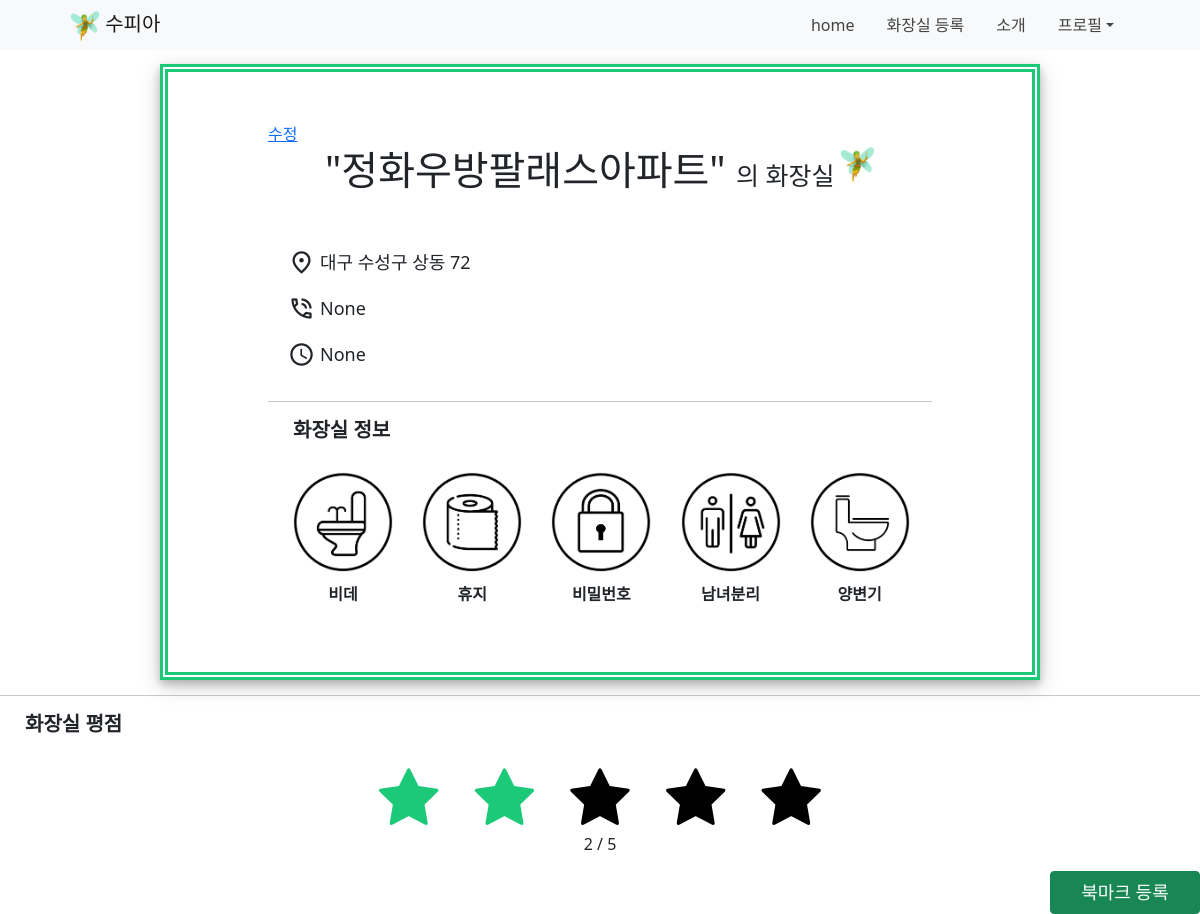
The page /2157/ (signed in) on the database its author committed.
### toilet/models.py (models this page shows, shortened)
class ToiletInfo(models.Model):
    squat = 0 # 좌변기
    toilet = 1 # 양변기
    unknown = 3
    TTYPE_CHOICE = [(squat, '좌변기'), (toilet, '양변기')]
    id = models.AutoField(primary_key=True)
    tname=models.CharField(max_length=200)
    tlocation=models.CharField(max_length=300)
    tlat = models.FloatField() #위도
    tlong = models.FloatField() #경도
    tnumber=models.CharField(max_length=200,null=True)
    topen=models.CharField(max_length=200,null=True)
    tbidget=models.BooleanField(null=True)
    tpaper=models.BooleanField(null=True)
    tpassword=models.BooleanField(null=True)
    tpublic=models.BooleanField(null=True)
    ttype=models.IntegerField(choices=TTYPE_CHOICE,
                                blank=True,
                                null=True,
                                default=unknown)

class Comment(models.Model):
    score=models.IntegerField(validators=[MinValueValidator(1), MaxValueValidator(5)])
    author = models.ForeignKey(User, on_delete=models.CASCADE)
    toilet = models.ForeignKey(ToiletInfo, on_delete=models.CASCADE)

### toilet/views.py (the view)
# urls.py: path('<int:id>/',views.info, name='info'),
def info(request, id):
    if request.method == "POST":
        registForm = CommentForm(request.POST)
        if registForm.is_valid():
            rating = registForm.save(commit=False)
            uid = request.user.id
            print(uid)
            tid = request.POST.get('tid')
            rating.score = request.POST.get('score')
            rating.author = get_object_or_404(User, pk=uid)
            rating.toilet = get_object_or_404(ToiletInfo, pk=tid)
            rating.save()
            print("<<<<<<<<<<<<<<<<<<<<<<<<<<<<<<<<<<<<<<<<")
            return JsonResponse({'success': 'true', 'score': rating.score}, safe=False)
        else:
            print(registForm.errors)
            print("<<<<<<<<<<<<<<<<<<<<<<<<<<<<<<<<<<<<<<<<")
            print(registForm.non_field_errors)
    else:
        toilet = get_object_or_404(ToiletInfo, pk=id)
        uid = request.user.id
        user = get_object_or_404(User, pk=uid)
        try:
            comment_exist = Comment.objects.get(author=user, toilet=toilet)
        except:
            comment_exist = None
        try:
            bookmark_exist = Bookmarks.objects.get(user=user, toilet=toilet)
        except:
            bookmark_exist = None
        context = {'toilet': toilet, 'comment_exist':comment_exist,'bookmark_exist': bookmark_exist}
        return render(request, 'toilet/info.html', context)

### templates/toilet/info.html (shortened to what this page needs)
{% extends '../base.html' %}
{% load static %}
{% block content %}
    <div class="info_container">
        <a href="{% url 'toilet:edit' toilet.id %}">수정</a>
        <div class="sub">
            <h1>"{{ toilet.tname }}" <text style="font-size: 25px;">의 화장실</text>
                <img src="{% static 'img/fairy.png' %}">
            </h1><br>
            <div class="info_plus">
                <p><span class="material-icons-outlined">place</span>{{ toilet.tlocation }}</p>
                <p><span class="material-icons-outlined">phone_in_talk</span> {{ toilet.tnumber }}</p>
                <p><span class="material-icons-outlined">schedule </span> {{ toilet.topen }}</p>
            </div>
        </div>
        <hr size="3.5" style="margin-top: 30px;">
        <div class="info_badge">
            <h5 >화장실 정보</h5>
            <div class="badge_container">
                {% if toilet.tbidget == True %}
                    <img src="{% static 'img/badge/bidet.png' %}">
                    <text>비데</text>
                {% elif toilet.tbidget == False %}
                    <img src="{% static 'img/badge/bidet_N.png' %}">
                    <text id="biget_x">비데</text>
                {% else %}
                    <img src="{% static 'img/badge/question.png' %}">
                    <text id="biget_xx">비데<BR>정보가 없음</text>
                {% endif %}
            </div>
            <div class="badge_container">
                {% if toilet.tpaper == True %}
                    <img src="{% static 'img/badge/tissue.png' %}">
                    <text>휴지</text>
                {% elif toilet.tpaper == False %}
                    <img src="{% static 'img/badge/tissue_N.png' %}">
                    <text id="biget_x">휴지</text>
                {% else %}
                    <img src="{% static 'img/badge/question.png' %}">
                    <text id="biget_xx">휴지<BR>정보가 없음</text>
                {% endif %}
            </div>
            <div class="badge_container">
                {% if toilet.tpassword == True %}
                    <img src="{% static 'img/badge/pw.png' %}">
                    <text>비밀번호</text>
                {% elif toilet.tpassword == False %}
                    <img src="{% static 'img/badge/pw_N.png' %}">
                    <text id="biget_x">비밀번호</text>
                {% else %}
                    <img src="{% static 'img/badge/question.png' %}">
                    <text id="biget_xx">비밀번호<BR>정보가 없음</text>
                {% endif %}
            </div>
            <div class="badge_container">
                {% if toilet.tpublic == True %}
                    <img src="{% static 'img/badge/mw.png' %}">
                    <text>남녀분리</text>
                {% elif toilet.tpublic == False %}
                    <img src="{% static 'img/badge/mw_N.png' %}">
                    <text id="biget_x">남녀분리</text>
                {% else %}
                    <img src="{% static 'img/badge/question.png' %}">
                    <text id="biget_xx">남녀분리<BR>정보가 없음</text>
                {% endif %}
            </div>
            <div class="badge_container">
                {% if toilet.ttype == 0 %}
                    <img src="{% static 'img/badge/squat.png' %}">
                    <text>좌변기</text>
                {% elif toilet.ttype == 1 %}
                    <img src="{% static 'img/badge/toilet.png' %}">
                    <text>양변기</text>
                </div>
                {% else %}
                    <img src="{% static 'img/badge/question.png' %}">
                    <text id="biget_xx">변기<BR>정보가 없음</text>
                {% endif %}
            </div>
        </div>
        <hr size="3.5" style="margin-top: 15px;">
        {% if user.is_authenticated %}
        <div class="ratings">
            <h5>화장실 평점</h5>
            <div class="col text-center">
                {% if comment_exist %}
                <div class="rated-form">
                    <button type="submit" class="fa fa-star fa-4x" id="first"></button>
                    <button type="submit" class="fa fa-star fa-4x" id="second"></button>
                    <button type="submit" class="fa fa-star fa-4x" id="third"></button>
                    <button type="submit" class="fa fa-star fa-4x" id="fourth"></button>
                    <button type="submit" class="fa fa-star fa-4x" id="fifth"></button>
                </div>
                <div><span id="rated-score">{{comment_exist.score}}</span> / 5</div>
                {% endif %}
            </div>
        </div>
        {% else %}
        <div class="not_auth">
            <h6>
                리뷰 작성을 위해 <a href="{% url 'users:join' %}">회원가입</a> 또는 <a href="{% url 'users:login' %}">로그인</a>을 진행해주세요.
            </h6>
        </div>
        {% endif %}
        <div  class ="bookmark">
            <form action="/addBookmark/{{ toilet.id }}/" method="post">
                {% if bookmark_exist == None%}
                    <input class="btn btn-success" id="doneBtn" type="submit" value="북마크 등록">
                {% else %}
                    <input class="btn btn-danger" id="doneBtn" type="submit" value="북마크 취소">
                {% endif %}
            </form>
        </div>
{% endblock %}

### static/css/style.css (style rules this page uses)
html, body { width: 100%; height: 100%; }
img { -webkit-user-select: none; }
select, input { cursor: default; }
#doneBtn { width: 150px; margin: -25px auto; float: right; padding: 7px; font-size: 18px; }
.checked { color: #1cc979; }
.info_container { width: 55rem; padding: 50px 30px; margin: 0 auto; float: none; margin-bottom: 10px; box-shadow: 0 4px 8px 0 rgba(0, 0, 0, 0.2), 0 6px 20px 0 rgba(0, 0, 0, 0.19); padding-left: 100px; padding-right: 100px; position: relative; border: double 8px; border-color: #1cc979; }
.sub h1 { font-size: 40px; text-align: center; }
.sub img { width: 35px; margin: 0 0 20px -5px; }
.info_plus { margin: 15px auto; }
.info_plus p { font-size: 18px; padding-bottom: 3px; display: flex; }
.info_plus span { margin-left: 20px; margin-right: 5px; font-size:27px; }
.ratings { padding-bottom: 40px; }
.info_badge h5, .ratings h5 { margin-left: 25px; font-weight: 700; margin-bottom: 30px; }
.badge_container { text-align: center; font-weight: bold; display: inline-table; width: 100px; height: 150px; margin-left: 25px; }
.badge_container img { width: 100px; margin-bottom: 10px; }
.ratings button { background-color: white; border: none; margin: auto 10px; margin-top: 0px; }

### rows shown on the page
ToiletInfo: tname "정화우방팔래스아파트", tlocation "대구 수성구 상동 72", tnumber "None", topen "None"
Comment: score "2"
